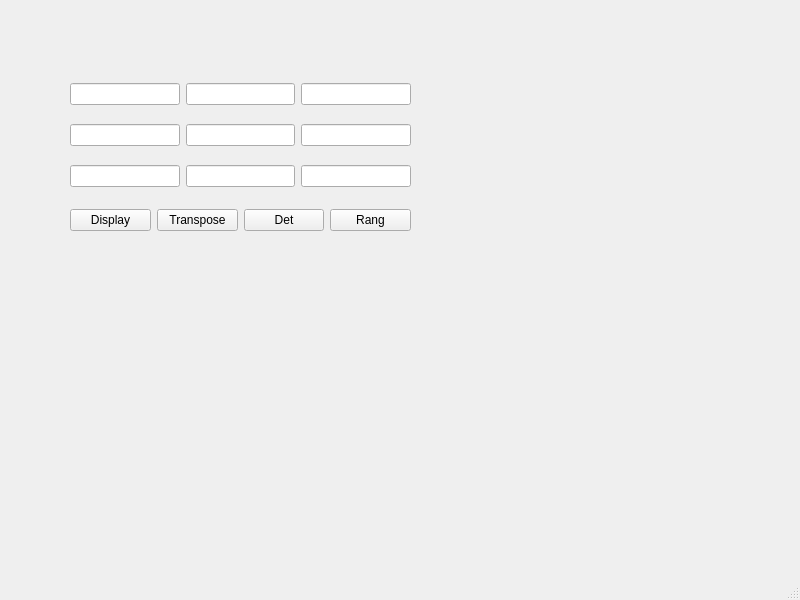
<?xml version="1.0" encoding="UTF-8"?>
<ui version="4.0">
 <class>MainWindow</class>
 <widget class="QMainWindow" name="MainWindow">
  <property name="geometry">
   <rect>
    <x>0</x>
    <y>0</y>
    <width>800</width>
    <height>600</height>
   </rect>
  </property>
  <property name="windowTitle">
   <string>MainWindow</string>
  </property>
  <widget class="QWidget" name="centralwidget">
   <widget class="QWidget" name="">
    <property name="geometry">
     <rect>
      <x>70</x>
      <y>200</y>
      <width>341</width>
      <height>41</height>
     </rect>
    </property>
    <layout class="QHBoxLayout" name="horizontalLayout">
     <item>
      <widget class="QPushButton" name="Display">
       <property name="text">
        <string>Display</string>
       </property>
      </widget>
     </item>
     <item>
      <widget class="QPushButton" name="Transpose">
       <property name="text">
        <string>Transpose</string>
       </property>
      </widget>
     </item>
     <item>
      <widget class="QPushButton" name="Det">
       <property name="text">
        <string>Det</string>
       </property>
      </widget>
     </item>
     <item>
      <widget class="QPushButton" name="Rang">
       <property name="text">
        <string>Rang</string>
       </property>
      </widget>
     </item>
    </layout>
   </widget>
   <widget class="QWidget" name="">
    <property name="geometry">
     <rect>
      <x>70</x>
      <y>70</y>
      <width>341</width>
      <height>131</height>
     </rect>
    </property>
    <layout class="QGridLayout" name="gridLayout">
     <item row="0" column="0">
      <widget class="QLineEdit" name="lineEdit"/>
     </item>
     <item row="0" column="1">
      <widget class="QLineEdit" name="lineEdit_2"/>
     </item>
     <item row="0" column="2">
      <widget class="QLineEdit" name="lineEdit_3"/>
     </item>
     <item row="1" column="0">
      <widget class="QLineEdit" name="lineEdit_4"/>
     </item>
     <item row="1" column="1">
      <widget class="QLineEdit" name="lineEdit_5"/>
     </item>
     <item row="1" column="2">
      <widget class="QLineEdit" name="lineEdit_6"/>
     </item>
     <item row="2" column="0">
      <widget class="QLineEdit" name="lineEdit_7"/>
     </item>
     <item row="2" column="1">
      <widget class="QLineEdit" name="lineEdit_9"/>
     </item>
     <item row="2" column="2">
      <widget class="QLineEdit" name="lineEdit_8"/>
     </item>
    </layout>
   </widget>
  </widget>
  <widget class="QMenuBar" name="menubar">
   <property name="geometry">
    <rect>
     <x>0</x>
     <y>0</y>
     <width>800</width>
     <height>20</height>
    </rect>
   </property>
  </widget>
  <widget class="QStatusBar" name="statusbar"/>
 </widget>
 <resources/>
 <connections/>
</ui>
